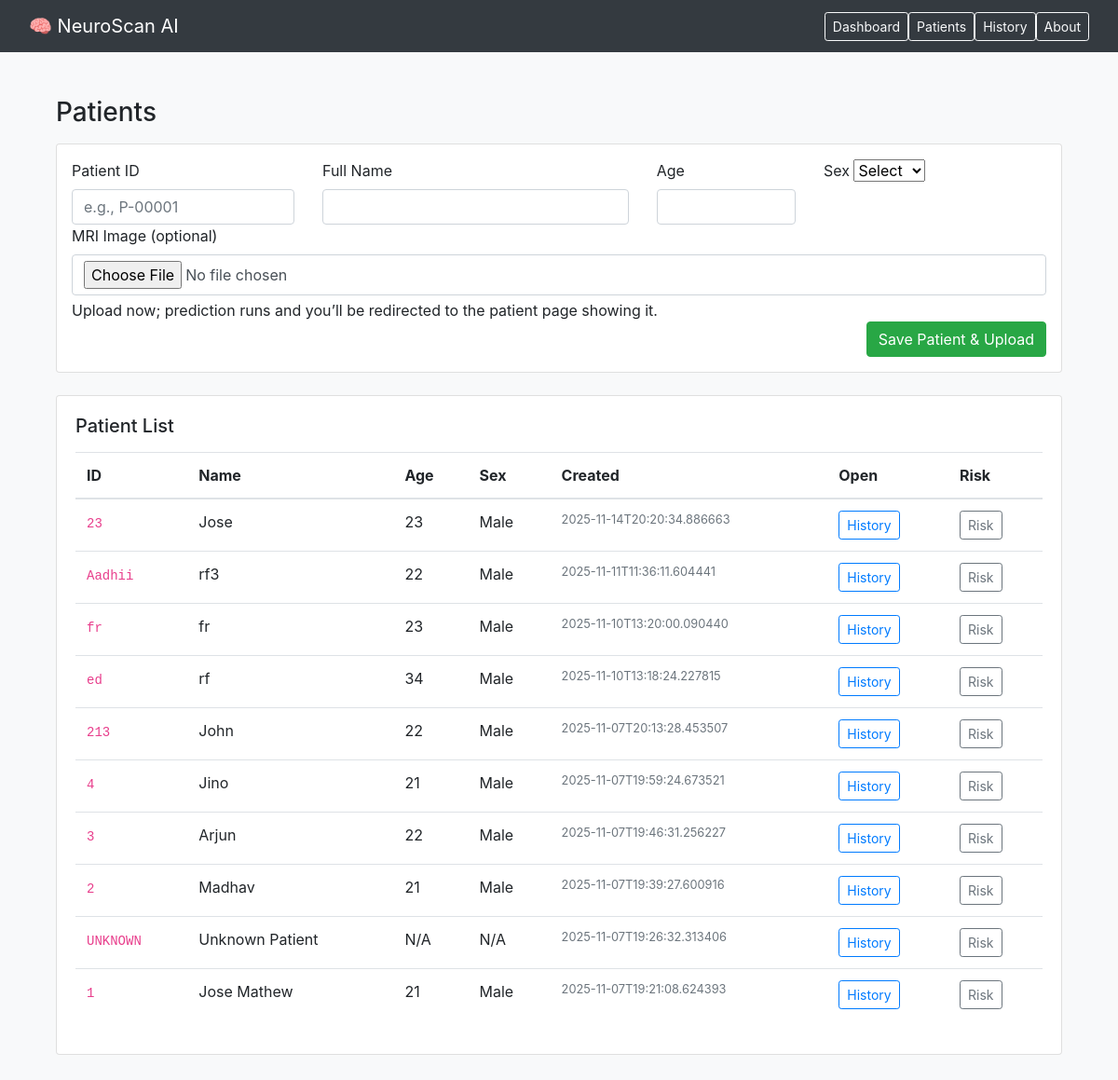
Before: /patients with the older database file.
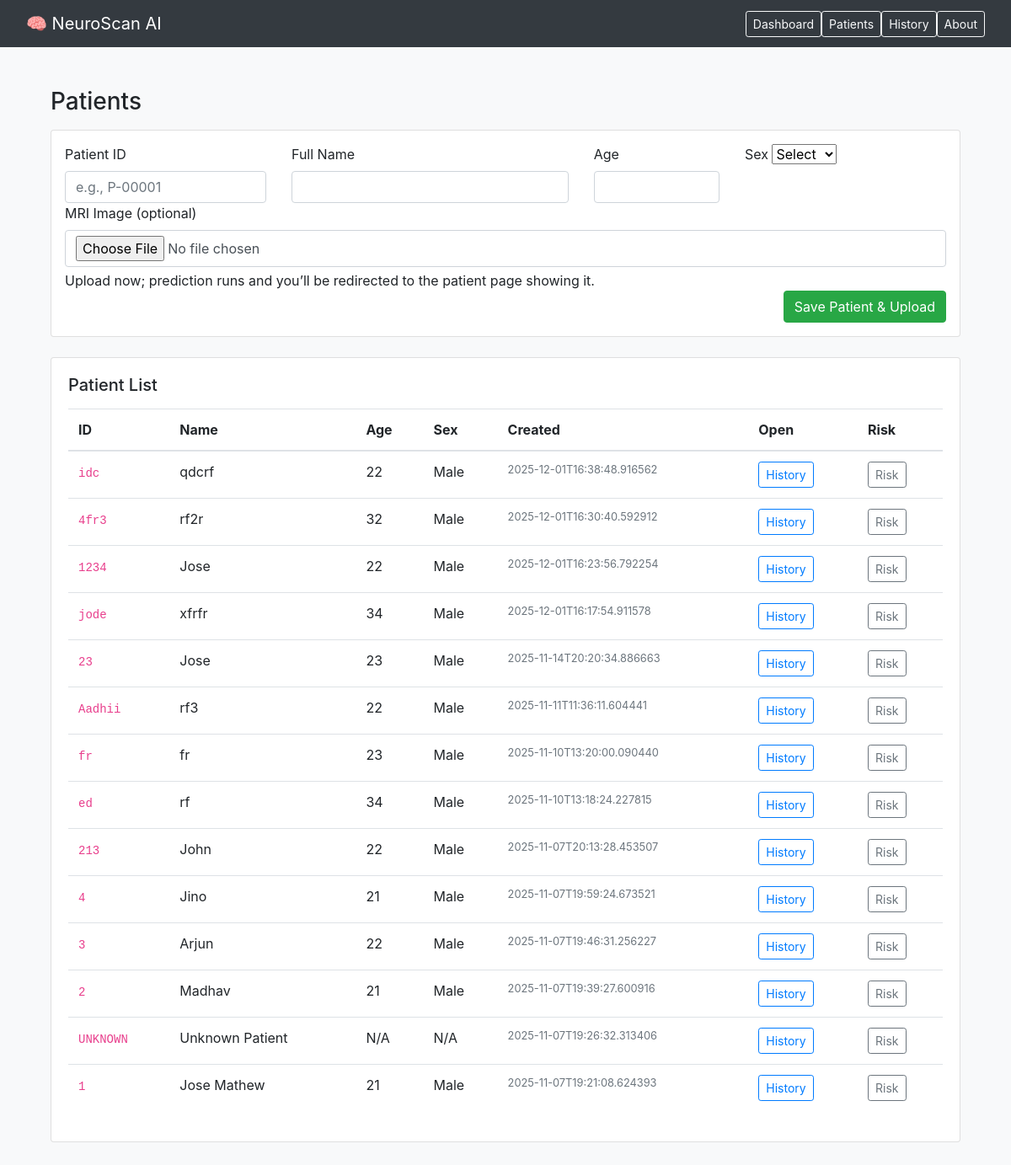
After: the same page with the newer database file.
### tables this page shows
CREATE TABLE patients (
                id INTEGER PRIMARY KEY AUTOINCREMENT,
                patient_id TEXT UNIQUE NOT NULL,
                name TEXT NOT NULL,
                age INTEGER,
                sex TEXT,
                created_at TEXT NOT NULL
            );

### app.py (the view, shortened to what this page needs)
@app.route("/patients", methods=["GET", "POST"])
def patients():
    with DB() as con:
        con.row_factory = sqlite3.Row
        cur = con.cursor()
        cur.execute("SELECT * FROM patients ORDER BY created_at DESC")
        plist = [dict(r) for r in cur.fetchall()]
    return render_template("patients.html", patients=plist)

### app.py (called while the page is built)
def DB():
    return sqlite3.connect(DB_PATH)

### templates/patients.html (shortened to what this page needs)
{% extends "base.html" %}
{% block content %}
<div class="container py-4">
  <h3 class="mb-3">Patients</h3>
  <form method="post" enctype="multipart/form-data" class="card p-3 shadow-sm mb-4">
    <div class="row g-3">
      <div class="col-md-3">
        <label class="form-label">Patient ID</label>
        <input type="text" name="patient_id" class="form-control" placeholder="e.g., P-00001" required>
      </div>
      <div class="col-md-4">
        <label class="form-label">Full Name</label>
        <input type="text" name="name" class="form-control" required>
      </div>
      <div class="col-md-2">
        <label class="form-label">Age</label>
        <input type="number" name="age" class="form-control" min="0" max="120">
      </div>
      <div class="col-md-2">
        <label class="form-label">Sex</label>
        <select name="sex" class="form-select">
          <option value="">Select</option>
        </select>
      </div>
      <div class="col-12">
        <label class="form-label">MRI Image (optional)</label>
        <input type="file" name="file" accept=".png,.jpg,.jpeg" class="form-control">
        <div class="form-text">Upload now; prediction runs and you’ll be redirected to the patient page showing it.</div>
      </div>
      <div class="col-12 d-flex justify-content-end">
        <button class="btn btn-success" type="submit">Save Patient &amp; Upload</button>
      </div>
    </div>
  </form>
  <div class="card shadow-sm">
    <div class="card-body">
      <h5 class="mb-3">Patient List</h5>
      <div class="table-responsive">
        <table class="table align-middle">
          <thead><tr>
            <th>ID</th><th>Name</th><th>Age</th><th>Sex</th><th>Created</th><th>Open</th><th>Risk</th>
          </tr></thead>
        <tbody>
          {% for p in patients %}
          <tr>
            <td><code>{{ p.patient_id }}</code></td>
            <td>{{ p.name }}</td>
            <td>{{ p.age or 'N/A' }}</td>
            <td>{{ p.sex or 'N/A' }}</td>
            <td class="text-muted small">{{ p.created_at }}</td>
            <td>
              <a class="btn btn-sm btn-outline-primary" href="{{ url_for('patient_page', patient_id=p.patient_id) }}">History</a>
            </td>
            <td><a class="btn btn-sm btn-outline-secondary" href="{{ url_for('risk', patient_id=p.patient_id) }}">Risk</a></td>
          </tr>
          {% else %}
          <tr><td colspan="7" class="text-muted">No patients yet.</td></tr>
          {% endfor %}
        </tbody>
        </table>
      </div>
    </div>
  </div>
</div>
{% endblock %}

### templates/base.html (shortened to what this page needs)
<!doctype html>
<html lang="en">
<head>
  <link href="{{ url_for('static', filename='css/bootstrap.min.css') }}" rel="stylesheet">
  <link href="{{ url_for('static', filename='css/test.css') }}" rel="stylesheet">
</head>
<body class="bg-light">
  <nav class="navbar navbar-dark bg-dark">
    <div class="container-fluid">
      <span class="navbar-brand">🧠 NeuroScan AI</span>
      <div class="d-flex gap-2">
        <a class="btn btn-outline-light btn-sm" href="{{ url_for('dashboard') }}">Dashboard</a>
        <a class="btn btn-outline-light btn-sm" href="{{ url_for('patients') }}">Patients</a>
        <a class="btn btn-outline-light btn-sm" href="{{ url_for('history') }}">History</a>
        <a class="btn btn-outline-light btn-sm" href="{{ url_for('about') }}">About</a>
      </div>
    </div>
  </nav>
  <div class="container py-4">
    {% block content %}{% endblock %}
  </div>
</body>
</html>

Changed rows visible on the page:
added patients: patient_id "idc", name "qdcrf", age "22", sex "Male", created_at "2025-12-01T16:38:48.916562"
added patients: patient_id "4fr3", name "rf2r", age "32", sex "Male", created_at "2025-12-01T16:30:40.592912"
added patients: patient_id "1234", name "Jose", age "22", sex "Male", created_at "2025-12-01T16:23:56.792254"
added patients: patient_id "jode", name "xfrfr", age "34", sex "Male", created_at "2025-12-01T16:17:54.911578"
